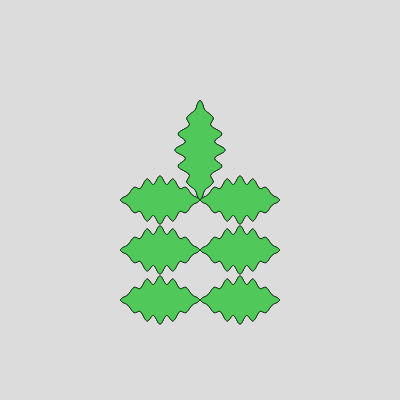
Frame 1 (no input)
Frame 60 (no input): identical to frame 1, image omitted
Frame 120 (the mouse pressed at the canvas centre since frame 60): identical to frame 1, image omitted

The p5.js sketch that drew this single still picture (run headless with seeded random() and noise() and a simulated clock; from frame 60 on, the mouse is pressed at the canvas centre):

// p5.js sketch
// ── sketch.js
let leaves = [];
function setup() {
  createCanvas(400, 400);

  leaves.push(
    leaf({
      x: 0,
      y: 0,
      length: 100,
      rotation: 0,
    })
  );

  let make_leaf = (i, rotation, curvature) =>
    leaf({
      x: 0,
      y: i * 40 + i * 10,
      length: 80,
      rotation,
      curvature,
    });

  for (let i = 0; i < 3; i++) {
    let leaf = make_leaf(i, (1 / 4) * TAU, 1);
    leaves.push(leaf);
  }

  for (let i = 0; i < 3; i++) {
    let leaf = make_leaf(i, (3 / 4) * TAU, -1);
    leaves.push(leaf);
  }

  // for (let i = 0; i < 10; i++) {
  //   leaves.push(
  //     leaf({
  //       x: random(-width / 2, width),
  //       y: random(-height / 2, height),
  //       length: 100,
  //       rotation: TAU * random(),
  //     })
  //   );
  // }
}

function rotate_point(p, t) {
  let x = p.x;
  let y = p.y;
  return { x: x * cos(t) - y * sin(t), y: x * sin(t) + y * cos(t) };
}

function skew_point(p, t) {
  let x = p.x;
  let y = p.y;
  // return { x: x * cos(t) - y * sin(t), y: x * cos(t) + y * sin(t) };
  return { x: x, y: x * tan(t) + y };
}

function curve_point(p, c) {
  let x = p.x;
  let y = p.y;
  // return { x: x + (1 + abs(x)) * 2, y: y };
  return { x, y };
  let sign = x < 0 ? 1 : 0;
  // return { x: x + sign * c * 20 * sin((x * TAU) / 100), y: y };
}

function leaf({
  x,
  y,
  length,
  lobe_shallowness = 20,
  width_factor = 20,
  lobes = 6,
  rotation,
  curvature = 1,
}) {
  // sin(i * TAU) gives one period of a sine wave
  // sin(i * TAU * n) gives n periods
  // (+ TAU / 4) makes the sin wave end at x = 0
  let get_x = (i) =>
    (sin((i * TAU) / 2) * (sin(i * TAU * lobes + TAU / 4) * length)) /
      lobe_shallowness +
    width_factor * sin((i * TAU) / 2);

  let points = [];
  for (let i = 0; i < 1; i += 0.01) {
    let p = {
      x: get_x(i),
      y: -i * length,
    };

    p = curve_point(p, curvature);
    p = rotate_point(p, rotation);
    points.push(p);
  }

  for (let i = 1; i >= 0; i -= 0.01) {
    let p = {
      x: -1 * get_x(i),
      y: -i * length,
    };
    p = curve_point(p, -curvature);
    p = rotate_point(p, rotation);
    points.push(p);
  }

  let midrib = [];
  for (let i = 0; i < 1; i += 0.1) {
    let point = { x: 0, y: -i * length * 0.8 };
    point = curve_point(point, curvature);
    point = rotate_point(point, rotation);
    midrib.push(point);
  }

  return { x, y, points, midrib };
}

function draw() {
  background(220);

  stroke("black");
  strokeWeight(0.5);
  fill(80, 200, 90);

  translate(width / 2, height / 2);
  for (let n = 0; n < 4; n++) {
    push();
    // let theta = random() * TAU;
    // let theta = TAU / 5;
    // translate(width / 2, height / 2);
    // rotate(theta);
    let t = millis() / 1000 + 100;
    // let points = [p1, p2, p3, p4];

    // let points = [
    //   [0, 0],
    //   [10][(0, 100)],
    //   [0, 50],
    //   [25, 50],
    //   [25, 50],
    //   [75, 50],
    //   [100, 100],
    //   [100, 0],
    // ];

    leaves.forEach((leaf) => {
      push();
      translate(leaf.x, leaf.y);

      // draw the leaf
      beginShape();
      for (let i = 0; i <= leaf.points.length; i++) {
        let p = leaf.points[i % leaf.points.length];
        vertex(p.x, p.y);
      }
      endShape();

      // draw the midrib
      for (let i = 0; i < leaf.midrib.length - 1; i++) {
        let p0 = leaf.midrib[i];
        let p1 = leaf.midrib[i + 1];
        // line(p0.x, p0.y, p1.x, p1.y);
      }
      pop();
    });
  }
  // noLoop();
}
